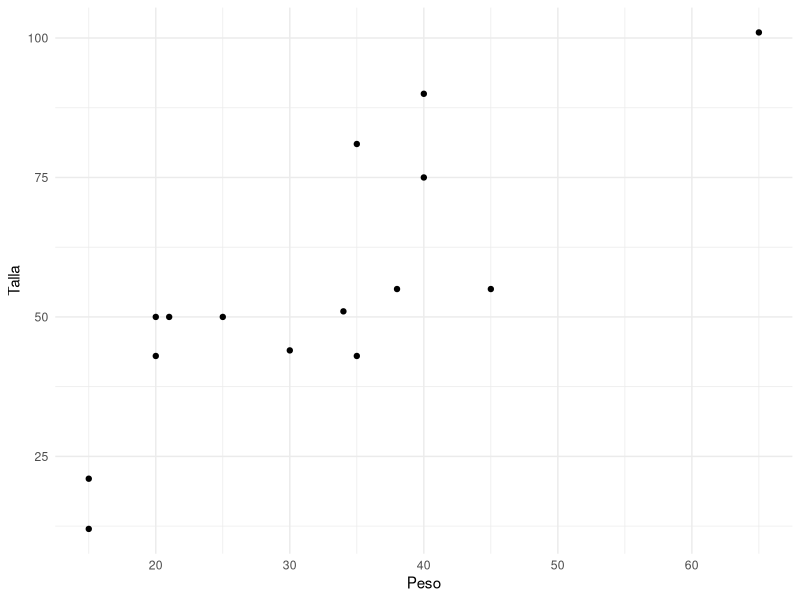
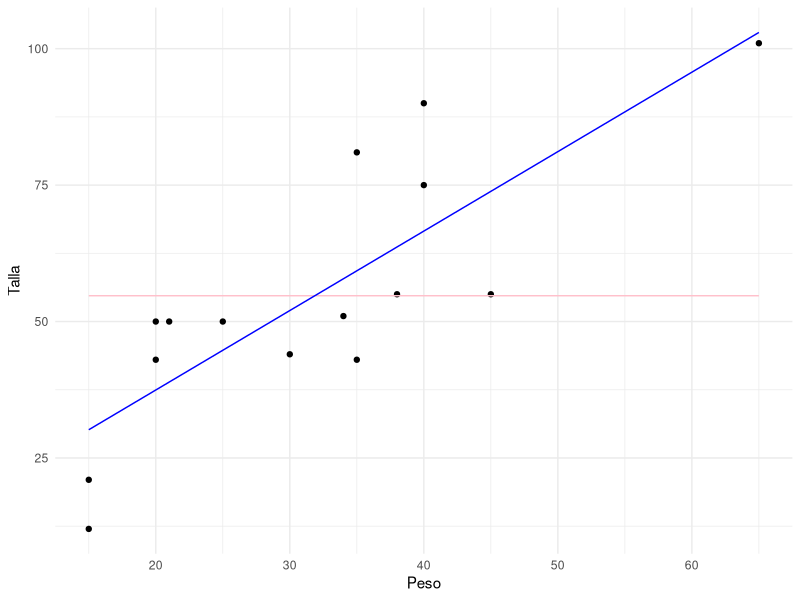
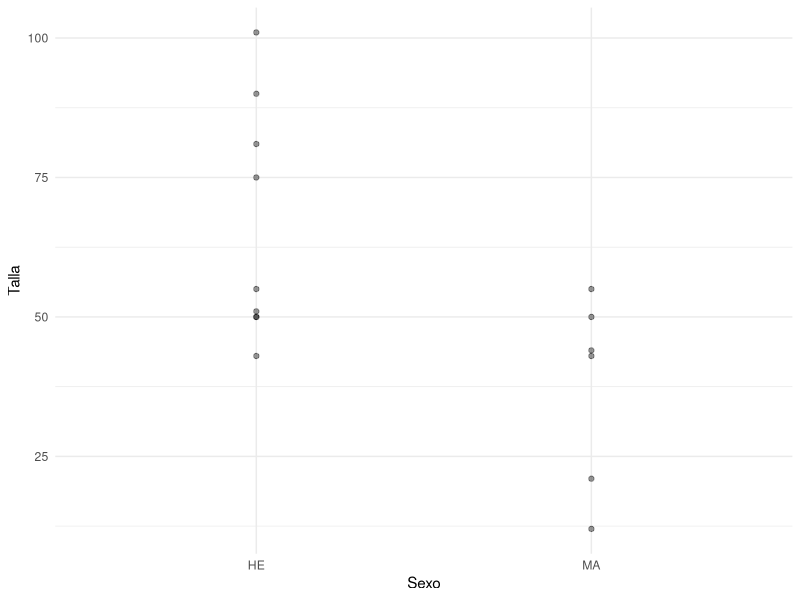
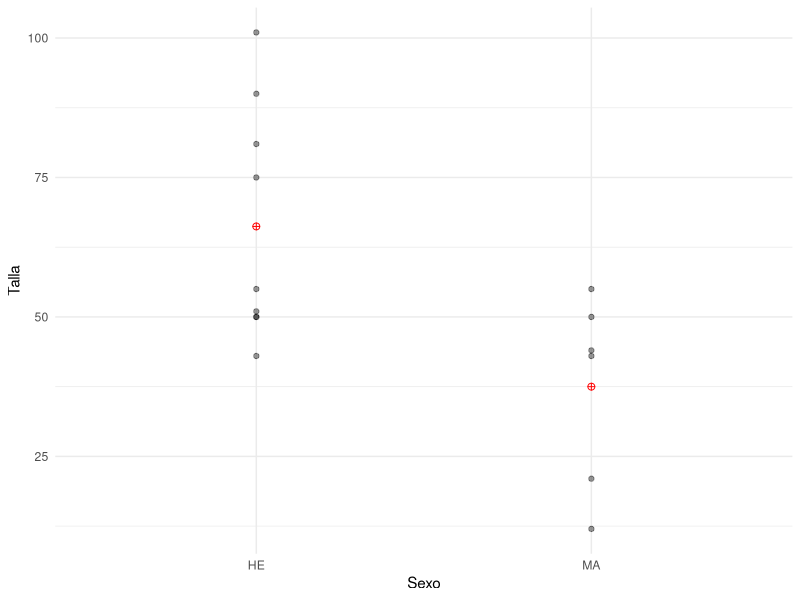

These charts were generated, in order, by the following R code:
## ---- chunk 1
library("tidyverse")
## ---- chunk 2
# Variable respuesta y (talla)
y_tall = c(21,50,43,81,75,50,44,55,43,12,50,55,51,90,101)
# Covariable x1 (peso)
x_peso = c(15,25,20,35,40,20,30,45,35,15,21,38,34,40,65)
# Datos unificados
df     = tibble(y_tall,x_peso)
n      = nrow(df)
# Gráfico de datos
gg1 = df %>% ggplot(aes(x=x_peso,y=y_tall)) + 
             geom_point() + theme_minimal() +
             labs(y='Talla',x='Peso')
gg1
## ---- chunk 3
# Modelo simple O REDUCIDO (sin covariable)
msimple     = mean(y_tall)
y_hat1      = rep(msimple,n)
df$y_hat1   = y_hat1
# Variación/Error total en los datos
msimple_SCT = sum((df$y_tall - df$y_hat1)**2)

# Modelo lineal
mlineal     = lm(y_tall ~ x_peso,data=df)
y_hat2      = mlineal$fitted.values
df$y_hat2   = y_hat2
# Variación/Error resultante al ajustar mlineal
mlineal_SCE = sum((df$y_tall - df$y_hat2)**2)

# Reducción en la variación total al ajustar mlineal
mlineal_SCM = msimple_SCT-mlineal_SCE

# Gráfico de modelos
gg2 = gg1 + geom_line(aes(x=x_peso,y=y_hat1),colour = "pink") +
            geom_line(aes(x=x_peso,y=y_hat2),colour = "blue")
gg2
## ---- chunk 4
# Cálculo de R2
r2_calc     = (msimple_SCT-mlineal_SCE)/msimple_SCT
r2_calc
## ---- chunk 5
summary(mlineal)$r.squared
## ---- chunk 6
# Cálculo de F 
F_calc     = ((msimple_SCT-mlineal_SCE)/(2-1))/(mlineal_SCE/(n-2))
F_calc 
## ---- chunk 7
anova(mlineal)$"F value"[1]
## ---- chunk 8
anova(mlineal)
## ---- chunk 9
df$Sexo = c('MA','HE','HE','HE','HE','HE','MA','MA','MA','MA','MA','HE','HE','HE','HE')
df2 = df %>% select(y_tall,Sexo)

gg3 = df2 %>% ggplot(aes(x=Sexo,y=y_tall)) + 
              geom_point(alpha=0.4) + 
              theme_minimal() + labs(y='Talla')
gg3
## ---- chunk 10
df_ma = df2 %>% filter(Sexo=='MA')
df_he = df2 %>% filter(Sexo=='HE')
msimple_ma = mean(df_ma$y_tall)
msimple_he = mean(df_he$y_tall)

msimple_s  = tibble(Sexo=c('MA','HE'),Talla=c(msimple_ma,msimple_he)) 

gg3 + geom_point(data=msimple_s,aes(x=Sexo,y=Talla),
                 col='red',size=2,shape=10)
## ---- chunk 11
msimple_s
## ---- chunk 12
df2 = df2 %>% arrange(desc(Sexo),y_tall)
df2
## ---- chunk 13
df2$MA_ID = ifelse(df2$Sexo=='MA',1,0)
df2$HE_ID = ifelse(df2$Sexo=='HE',1,0)
df2 %>% select(Sexo,MA_ID,HE_ID)
## ---- chunk 14
m_sexo_SCE1    = sum((df_ma$y_tall - msimple_ma)**2)
m_sexo_SCE2    = sum((df_he$y_tall - msimple_he)**2)

r2_calc_sexo = (msimple_SCT - (m_sexo_SCE1+m_sexo_SCE2)) / (msimple_SCT)
r2_calc_sexo
## ---- chunk 15
mcategorico  = lm(y_tall~ Sexo,df2)
summary(mcategorico)$r.squared
## ---- chunk 16
summary(mcategorico)$coefficients
## ---- chunk 17
y_hat3          = mcategorico$fitted.values
df2$y_hat3      = y_hat3
df2
## ---- chunk 18
# Valores ajustados bajo el modelo
mcategorico_SCE = sum((df2$y_tall - df2$y_hat3)**2)
mcategorico_SCM = msimple_SCT-mcategorico_SCE

# Cálculo de F 
F_calc          = (mcategorico_SCM/(2-1))/(mcategorico_SCE/(n-2))
F_calc 
## ---- chunk 19
anova(mcategorico)
## ---- chunk 20
data       = read.csv('ORI.csv', sep=";")
## ---- chunk 21
var<-c("Municipio","Velocidad_del_Viento","Pronostico")
Mode <- function(x) {
  ux <- unique(x)
  ux[which.max(tabulate(match(x, ux)))]
}

data2 <- data %>% 
         dplyr::select(all_of(var)) %>% 
         group_by(Municipio) %>% 
         summarise(VelocidadViento = median(Velocidad_del_Viento),
                   PronosticoFrecuente = Mode(Pronostico)) %>% 
         ungroup()  %>% 
         remove_rownames %>% 
         drop_na(any_of("Municipio")) %>% 
         column_to_rownames(var="Municipio")
dt2    <- data2 %>% filter(PronosticoFrecuente%in%c('Nublado','Parcialmente Nublado'))
